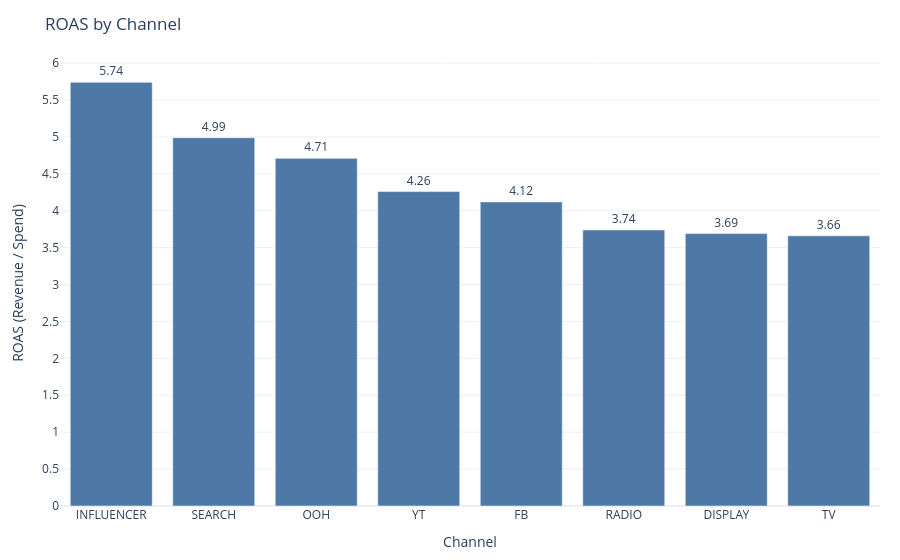

Notebook code for this chart:
### Markdown cell above
# Validation visualiations

### Code cell
roas_plot = summary_df.sort_values('ROAS (Revenue/Spend)', ascending=False).copy()

fig_roas = px.bar(
    roas_plot,
    x='Channel',
    y='ROAS (Revenue/Spend)',
    text='ROAS (Revenue/Spend)',
    color_discrete_sequence=['#4e79a7'],
    title='ROAS by Channel'
)

fig_roas.update_traces(
    texttemplate='%{text:.2f}',
    textposition='outside',
    hovertemplate='Channel: %{x}<br>ROAS: %{y:.2f}<extra></extra>'
)
fig_roas.update_layout(
    xaxis_title='Channel',
    yaxis_title='ROAS (Revenue / Spend)',
    template='plotly_white',
    uniformtext_minsize=10,
    uniformtext_mode='hide',
    margin=dict(l=60, r=20, t=60, b=40)
)

fig_roas.update_yaxes(dtick=0.5)

fig_roas.show()

### Figure 1 — Plotly figure (JSON) as saved in the notebook; plotly's stock layout.template omitted (floating-point values rounded to 4 significant figures)
{"data": [{"hovertemplate": "Channel: %{x}<br>ROAS: %{y:.2f}<extra></extra>", "legendgroup": "", "marker": {"color": "#4e79a7", "pattern": {"shape": ""}}, "name": "", "orientation": "v", "showlegend": false, "text": [5.74, 4.99, 4.71, 4.26, 4.12, 3.74, 3.69, 3.66], "textposition": "outside", "texttemplate": "%{text:.2f}", "type": "bar", "x": ["INFLUENCER", "SEARCH", "OOH", "YT", "FB", "RADIO", "DISPLAY", "TV"], "xaxis": "x", "y": [5.74, 4.99, 4.71, 4.26, 4.12, 3.74, 3.69, 3.66], "yaxis": "y"}], "layout": {"barmode": "relative", "legend": {"tracegroupgap": 0}, "margin": {"b": 40, "l": 60, "r": 20, "t": 60}, "title": {"text": "ROAS by Channel"}, "uniformtext": {"minsize": 10, "mode": "hide"}, "xaxis": {"anchor": "y", "domain": [0, 1], "title": {"text": "Channel"}}, "yaxis": {"anchor": "x", "domain": [0, 1], "dtick": 0.5, "title": {"text": "ROAS (Revenue / Spend)"}}}}
